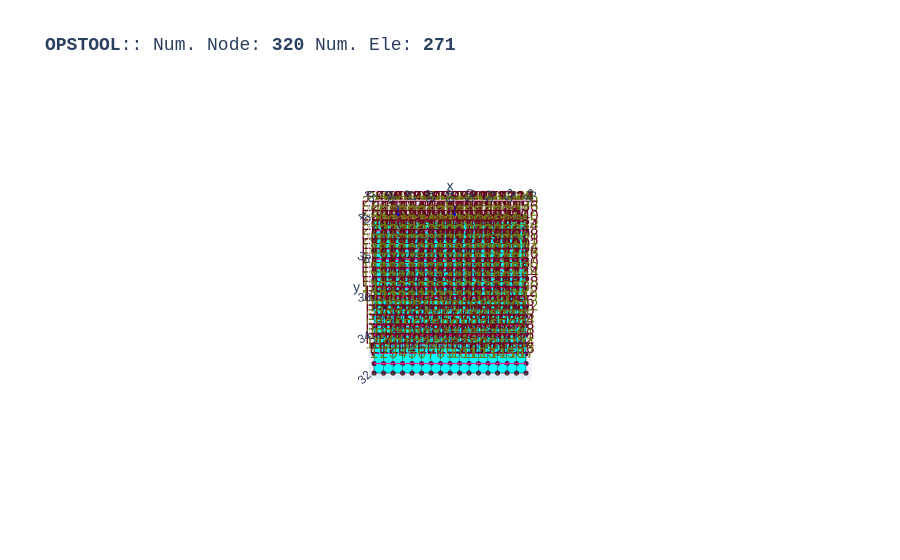

This figure's notebook cell:
### Code cell
opst.vis.plotly.plot_model(show_node_numbering=True, show_ele_numbering=True, show_nodal_loads = True)

### Figure 1 — Plotly figure (JSON) as saved in the notebook; plotly's stock layout.template omitted (floating-point values rounded to 4 significant figures; data arrays with more than 128 entries replaced by an {"elided": "..."} marker saying what was removed)
{"data": [{"color": "#00FFFF", "hoverinfo": "skip", "i": {"elided": "512 int values"}, "j": {"elided": "512 int values"}, "k": {"elided": "512 int values"}, "name": "FourNodeQuad", "opacity": 1, "type": "mesh3d", "x": {"elided": "1024 float values"}, "y": {"elided": "1024 float values"}, "z": {"elided": "1024 float values"}}, {"connectgaps": false, "hoverinfo": "skip", "line": {"color": "black", "width": 1}, "mode": "lines", "name": "Edge", "type": "scatter3d", "x": {"elided": "1536 float values"}, "y": {"elided": "1536 float values"}, "z": {"elided": "1536 float values"}}, {"connectgaps": false, "hoverinfo": "skip", "line": {"color": "#0652ff", "width": 5}, "mode": "lines", "name": "DispBeamColumn2d", "type": "scatter3d", "x": [45.25, 45.75, NaN, 45.75, 46.25, NaN, 46.25, 46.75, NaN, 46.75, 47.25, NaN, 47.25, 47.75, NaN, 47.75, 48.25, NaN, 48.25, 48.75, NaN, 48.75, 49.25, NaN, 49.25, 49.75, NaN, 49.75, 50.25, NaN, 50.25, 50.75, NaN, 50.75, 51.25, NaN, 51.25, 51.75, NaN, 51.75, 52.25, NaN, 52.25, 52.75, NaN], "y": [40.25, 40.25, NaN, 40.25, 40.25, NaN, 40.25, 40.25, NaN, 40.25, 40.25, NaN, 40.25, 40.25, NaN, 40.25, 40.25, NaN, 40.25, 40.25, NaN, 40.25, 40.25, NaN, 40.25, 40.25, NaN, 40.25, 40.25, NaN, 40.25, 40.25, NaN, 40.25, 40.25, NaN, 40.25, 40.25, NaN, 40.25, 40.25, NaN, 40.25, 40.25, NaN], "z": [0.0, 0.0, NaN, 0.0, 0.0, NaN, 0.0, 0.0, NaN, 0.0, 0.0, NaN, 0.0, 0.0, NaN, 0.0, 0.0, NaN, 0.0, 0.0, NaN, 0.0, 0.0, NaN, 0.0, 0.0, NaN, 0.0, 0.0, NaN, 0.0, 0.0, NaN, 0.0, 0.0, NaN, 0.0, 0.0, NaN, 0.0, 0.0, NaN, 0.0, 0.0, NaN]}, {"connectgaps": false, "hoverinfo": "skip", "line": {"color": "#ff9408", "width": 5}, "mode": "lines", "name": "BeamContact2D", "type": "scatter3d", "x": [45.5, 45.25, NaN, 45.5, 45.75, NaN, 46.0, 45.75, NaN, 46.0, 46.25, NaN, 46.5, 46.25, NaN, 46.5, 46.75, NaN, 47.0, 46.75, NaN, 47.0, 47.25, NaN, 47.5, 47.25, NaN, 47.5, 47.75, NaN, 48.0, 47.75, NaN, 48.0, 48.25, NaN, 48.5, 48.25, NaN, 48.5, 48.75, NaN, 49.0, 48.75, NaN, 49.0, 49.25, NaN, 49.5, 49.25, NaN, 49.5, 49.75, NaN, 50.0, 49.75, NaN, 50.0, 50.25, NaN, 50.5, 50.25, NaN, 50.5, 50.75, NaN, 51.0, 50.75, NaN, 51.0, 51.25, NaN, 51.5, 51.25, NaN, 51.5, 51.75, NaN, 52.0, 51.75, NaN, 52.0, 52.25, NaN, 52.5, 52.25, NaN, 52.5, 52.75, NaN], "y": [40.0, 40.25, NaN, 40.0, 40.25, NaN, 40.0, 40.25, NaN, 40.0, 40.25, NaN, 40.0, 40.25, NaN, 40.0, 40.25, NaN, 40.0, 40.25, NaN, 40.0, 40.25, NaN, 40.0, 40.25, NaN, 40.0, 40.25, NaN, 40.0, 40.25, NaN, 40.0, 40.25, NaN, 40.0, 40.25, NaN, 40.0, 40.25, NaN, 40.0, 40.25, NaN, 40.0, 40.25, NaN, 40.0, 40.25, NaN, 40.0, 40.25, NaN, 40.0, 40.25, NaN, 40.0, 40.25, NaN, 40.0, 40.25, NaN, 40.0, 40.25, NaN, 40.0, 40.25, NaN, 40.0, 40.25, NaN, 40.0, 40.25, NaN, 40.0, 40.25, NaN, 40.0, 40.25, NaN, 40.0, 40.25, NaN, 40.0, 40.25, NaN, 40.0, 40.25, NaN], "z": [0.0, 0.0, NaN, 0.0, 0.0, NaN, 0.0, 0.0, NaN, 0.0, 0.0, NaN, 0.0, 0.0, NaN, 0.0, 0.0, NaN, 0.0, 0.0, NaN, 0.0, 0.0, NaN, 0.0, 0.0, NaN, 0.0, 0.0, NaN, 0.0, 0.0, NaN, 0.0, 0.0, NaN, 0.0, 0.0, NaN, 0.0, 0.0, NaN, 0.0, 0.0, NaN, 0.0, 0.0, NaN, 0.0, 0.0, NaN, 0.0, 0.0, NaN, 0.0, 0.0, NaN, 0.0, 0.0, NaN, 0.0, 0.0, NaN, 0.0, 0.0, NaN, 0.0, 0.0, NaN, 0.0, 0.0, NaN, 0.0, 0.0, NaN, 0.0, 0.0, NaN, 0.0, 0.0, NaN, 0.0, 0.0, NaN, 0.0, 0.0, NaN, 0.0, 0.0, NaN]}, {"customdata": {"elided": "256 str values"}, "hovertemplate": "%{customdata}", "marker": {"color": "#00FFFF", "size": 3, "symbol": "diamond-open"}, "mode": "markers", "name": "FourNodeQuad", "type": "scatter3d", "x": {"elided": "256 float values"}, "y": {"elided": "256 float values"}, "z": {"elided": "256 float values"}}, {"customdata": ["eleTag: 400<br>connectedNodes:<br> [290 291]", "eleTag: 401<br>connectedNodes:<br> [291 292]", "eleTag: 402<br>connectedNodes:<br> [292 293]", "eleTag: 403<br>connectedNodes:<br> [293 294]", "eleTag: 404<br>connectedNodes:<br> [294 295]", "eleTag: 405<br>connectedNodes:<br> [295 296]", "eleTag: 406<br>connectedNodes:<br> [296 297]", "eleTag: 407<br>connectedNodes:<br> [297 298]", "eleTag: 408<br>connectedNodes:<br> [298 299]", "eleTag: 409<br>connectedNodes:<br> [299 300]", "eleTag: 410<br>connectedNodes:<br> [300 301]", "eleTag: 411<br>connectedNodes:<br> [301 302]", "eleTag: 412<br>connectedNodes:<br> [302 303]", "eleTag: 413<br>connectedNodes:<br> [303 304]", "eleTag: 414<br>connectedNodes:<br> [304 305]"], "hovertemplate": "%{customdata}", "marker": {"color": "#0652ff", "size": 3, "symbol": "diamond-open"}, "mode": "markers", "name": "DispBeamColumn2d", "type": "scatter3d", "x": [45.5, 46.0, 46.5, 47.0, 47.5, 48.0, 48.5, 49.0, 49.5, 50.0, 50.5, 51.0, 51.5, 52.0, 52.5], "y": [40.25, 40.25, 40.25, 40.25, 40.25, 40.25, 40.25, 40.25, 40.25, 40.25, 40.25, 40.25, 40.25, 40.25, 40.25], "z": [0.0, 0.0, 0.0, 0.0, 0.0, 0.0, 0.0, 0.0, 0.0, 0.0, 0.0, 0.0, 0.0, 0.0, 0.0]}, {"customdata": ["eleTag: 3050<br>connectedNodes:<br> [274 290]", "eleTag: 3050<br>connectedNodes:<br> [274 291]", "eleTag: 3051<br>connectedNodes:<br> [275 291]", "eleTag: 3051<br>connectedNodes:<br> [275 292]", "eleTag: 3052<br>connectedNodes:<br> [276 292]", "eleTag: 3052<br>connectedNodes:<br> [276 293]", "eleTag: 3053<br>connectedNodes:<br> [277 293]", "eleTag: 3053<br>connectedNodes:<br> [277 294]", "eleTag: 3054<br>connectedNodes:<br> [278 294]", "eleTag: 3054<br>connectedNodes:<br> [278 295]", "eleTag: 3055<br>connectedNodes:<br> [279 295]", "eleTag: 3055<br>connectedNodes:<br> [279 296]", "eleTag: 3056<br>connectedNodes:<br> [280 296]", "eleTag: 3056<br>connectedNodes:<br> [280 297]", "eleTag: 3057<br>connectedNodes:<br> [281 297]", "eleTag: 3057<br>connectedNodes:<br> [281 298]", "eleTag: 3058<br>connectedNodes:<br> [282 298]", "eleTag: 3058<br>connectedNodes:<br> [282 299]", "eleTag: 3059<br>connectedNodes:<br> [283 299]", "eleTag: 3059<br>connectedNodes:<br> [283 300]", "eleTag: 3060<br>connectedNodes:<br> [284 300]", "eleTag: 3060<br>connectedNodes:<br> [284 301]", "eleTag: 3061<br>connectedNodes:<br> [285 301]", "eleTag: 3061<br>connectedNodes:<br> [285 302]", "eleTag: 3062<br>connectedNodes:<br> [286 302]", "eleTag: 3062<br>connectedNodes:<br> [286 303]", "eleTag: 3063<br>connectedNodes:<br> [287 303]", "eleTag: 3063<br>connectedNodes:<br> [287 304]", "eleTag: 3064<br>connectedNodes:<br> [288 304]", "eleTag: 3064<br>connectedNodes:<br> [288 305]"], "hovertemplate": "%{customdata}", "marker": {"color": "#ff9408", "size": 3, "symbol": "diamond-open"}, "mode": "markers", "name": "BeamContact2D", "type": "scatter3d", "x": [45.38, 45.62, 45.88, 46.12, 46.38, 46.62, 46.88, 47.12, 47.38, 47.62, 47.88, 48.12, 48.38, 48.62, 48.88, 49.12, 49.38, 49.62, 49.88, 50.12, 50.38, 50.62, 50.88, 51.12, 51.38, 51.62, 51.88, 52.12, 52.38, 52.62], "y": [40.12, 40.12, 40.12, 40.12, 40.12, 40.12, 40.12, 40.12, 40.12, 40.12, 40.12, 40.12, 40.12, 40.12, 40.12, 40.12, 40.12, 40.12, 40.12, 40.12, 40.12, 40.12, 40.12, 40.12, 40.12, 40.12, 40.12, 40.12, 40.12, 40.12], "z": [0.0, 0.0, 0.0, 0.0, 0.0, 0.0, 0.0, 0.0, 0.0, 0.0, 0.0, 0.0, 0.0, 0.0, 0.0, 0.0, 0.0, 0.0, 0.0, 0.0, 0.0, 0.0, 0.0, 0.0, 0.0, 0.0, 0.0, 0.0, 0.0, 0.0]}, {"customdata": {"elided": "320 str values"}, "hovertemplate": "x: %{x}<br>y: %{y}<br>z: %{z} <br>nodeTag: %{customdata}", "marker": {"color": "#580f41", "size": 3, "symbol": "circle"}, "mode": "markers", "name": "Nodes", "type": "scatter3d", "x": {"elided": "320 float values"}, "y": {"elided": "320 float values"}, "z": {"elided": "320 float values"}}, {"mode": "text", "name": "Node Tag", "text": {"elided": "320 str values"}, "textfont": {"color": "#6e750e", "size": 15}, "type": "scatter3d", "x": {"elided": "320 float values"}, "y": {"elided": "320 float values"}, "z": {"elided": "320 float values"}}, {"mode": "text", "name": "Element Tag", "text": {"elided": "271 str values"}, "textfont": {"color": "#650021", "size": 15}, "type": "scatter3d", "x": {"elided": "271 float values"}, "y": {"elided": "271 float values"}, "z": {"elided": "271 float values"}}, {"connectgaps": false, "hoverinfo": "skip", "line": {"color": "#15b01a", "width": 1}, "mode": "lines", "name": "BC", "type": "scatter3d", "x": {"elided": "384 float values"}, "y": {"elided": "384 float values"}, "z": {"elided": "384 float values"}}, {"connectgaps": false, "hoverinfo": "skip", "line": {"color": "#FF1493", "width": 2.5}, "mode": "lines", "name": "mp constraint", "type": "scatter3d", "x": [45.0, 53.0, NaN, 45.0, 53.0, NaN, 45.0, 53.0, NaN, 45.0, 53.0, NaN, 45.0, 53.0, NaN, 45.0, 53.0, NaN, 45.0, 53.0, NaN, 45.0, 53.0, NaN, 45.0, 53.0, NaN, 45.0, 53.0, NaN, 45.0, 53.0, NaN, 45.0, 53.0, NaN, 45.0, 53.0, NaN, 45.0, 53.0, NaN, 45.0, 53.0, NaN, 45.0, 53.0, NaN], "y": [32.5, 32.5, NaN, 33.0, 33.0, NaN, 33.5, 33.5, NaN, 34.0, 34.0, NaN, 34.5, 34.5, NaN, 35.0, 35.0, NaN, 35.5, 35.5, NaN, 36.0, 36.0, NaN, 36.5, 36.5, NaN, 37.0, 37.0, NaN, 37.5, 37.5, NaN, 38.0, 38.0, NaN, 38.5, 38.5, NaN, 39.0, 39.0, NaN, 39.5, 39.5, NaN, 40.0, 40.0, NaN], "z": [0.0, 0.0, NaN, 0.0, 0.0, NaN, 0.0, 0.0, NaN, 0.0, 0.0, NaN, 0.0, 0.0, NaN, 0.0, 0.0, NaN, 0.0, 0.0, NaN, 0.0, 0.0, NaN, 0.0, 0.0, NaN, 0.0, 0.0, NaN, 0.0, 0.0, NaN, 0.0, 0.0, NaN, 0.0, 0.0, NaN, 0.0, 0.0, NaN, 0.0, 0.0, NaN, 0.0, 0.0, NaN]}, {"connectgaps": false, "hovertemplate": "<b>%{text}</b>", "line": {"color": "#0000ff", "width": 5}, "mode": "lines", "name": "<b>Pattern 1</b><br>Nodal Load", "text": ["0.00e+00", "0.00e+00", "0.00e+00", "0.00e+00", "0.00e+00", "0.00e+00"], "type": "scatter3d", "x": [49.25, 49.25, NaN, 46.25, 46.25, NaN], "y": [40.25, 40.25, NaN, 40.25, 40.25, NaN], "z": [0.0, 0.0, NaN, 0.0, 0.0, NaN]}, {"color": "#0000ff", "hovertemplate": "<b>%{text}", "i": [0, 0, 1, 1, 2, 2, 3, 3, 4, 4, 5, 5, 6, 6, 7, 7, 8, 8, 9, 9, 10, 10, 11, 11, 12, 12, 13, 13, 14, 14, 15, 15, 18, 18, 19, 19, 20, 20, 21, 21, 22, 22, 23, 23, 24, 24, 25, 25, 26, 26, 27, 27, 28, 28, 29, 29, 30, 30, 31, 31, 32, 32, 33, 33], "j": [1, 1, 2, 2, 3, 3, 4, 4, 5, 5, 6, 6, 7, 7, 8, 8, 9, 9, 10, 10, 11, 11, 12, 12, 13, 13, 14, 14, 15, 15, 0, 0, 19, 19, 20, 20, 21, 21, 22, 22, 23, 23, 24, 24, 25, 25, 26, 26, 27, 27, 28, 28, 29, 29, 30, 30, 31, 31, 32, 32, 33, 33, 18, 18], "k": [16, 17, 16, 17, 16, 17, 16, 17, 16, 17, 16, 17, 16, 17, 16, 17, 16, 17, 16, 17, 16, 17, 16, 17, 16, 17, 16, 17, 16, 17, 16, 17, 34, 35, 34, 35, 34, 35, 34, 35, 34, 35, 34, 35, 34, 35, 34, 35, 34, 35, 34, 35, 34, 35, 34, 35, 34, 35, 34, 35, 34, 35, 34, 35], "name": "<b>Pattern 1</b><br>Nodal Load", "text": ["0.00e+00", "0.00e+00", "0.00e+00", "0.00e+00", "0.00e+00", "0.00e+00", "0.00e+00", "0.00e+00", "0.00e+00", "0.00e+00", "0.00e+00", "0.00e+00", "0.00e+00", "0.00e+00", "0.00e+00", "0.00e+00", "0.00e+00", "0.00e+00", "0.00e+00", "0.00e+00", "0.00e+00", "0.00e+00", "0.00e+00", "0.00e+00", "0.00e+00", "0.00e+00", "0.00e+00", "0.00e+00", "0.00e+00", "0.00e+00", "0.00e+00", "0.00e+00", "0.00e+00", "0.00e+00", "0.00e+00", "0.00e+00"], "type": "mesh3d", "x": [49.25, 49.25, 49.25, 49.25, 49.25, 49.25, 49.25, 49.25, 49.25, 49.25, 49.25, 49.25, 49.25, 49.25, 49.25, 49.25, 49.25, 49.25, 46.25, 46.25, 46.25, 46.25, 46.25, 46.25, 46.25, 46.25, 46.25, 46.25, 46.25, 46.25, 46.25, 46.25, 46.25, 46.25, 46.25, 46.25], "y": [40.25, 40.25, 40.25, 40.25, 40.25, 40.25, 40.25, 40.25, 40.25, 40.25, 40.25, 40.25, 40.25, 40.25, 40.25, 40.25, 40.25, 40.25, 40.25, 40.25, 40.25, 40.25, 40.25, 40.25, 40.25, 40.25, 40.25, 40.25, 40.25, 40.25, 40.25, 40.25, 40.25, 40.25, 40.25, 40.25], "z": [0.0, 0.0, 0.0, 0.0, 0.0, 0.0, 0.0, 0.0, 0.0, 0.0, 0.0, 0.0, 0.0, 0.0, 0.0, 0.0, 0.0, 0.0, 0.0, 0.0, 0.0, 0.0, 0.0, 0.0, 0.0, 0.0, 0.0, 0.0, 0.0, 0.0, 0.0, 0.0, 0.0, 0.0, 0.0, 0.0]}, {"connectgaps": false, "hovertemplate": "<b>%{text}</b>", "line": {"color": "#0000ff", "width": 5}, "mode": "lines", "name": "<b>Pattern 1</b><br>Nodal Load", "text": ["-5.00e+00", "-5.00e+00", "-5.00e+00", "-5.00e+00", "-5.00e+00", "-5.00e+00"], "type": "scatter3d", "x": [49.25, 49.25, NaN, 46.25, 46.25, NaN], "y": [40.83, 40.42, NaN, 40.83, 40.42, NaN], "z": [0.0, 0.0, NaN, 0.0, 0.0, NaN]}, {"color": "#0000ff", "hovertemplate": "<b>%{text}", "i": [0, 0, 1, 1, 2, 2, 3, 3, 4, 4, 5, 5, 6, 6, 7, 7, 8, 8, 9, 9, 10, 10, 11, 11, 12, 12, 13, 13, 14, 14, 15, 15, 18, 18, 19, 19, 20, 20, 21, 21, 22, 22, 23, 23, 24, 24, 25, 25, 26, 26, 27, 27, 28, 28, 29, 29, 30, 30, 31, 31, 32, 32, 33, 33], "j": [1, 1, 2, 2, 3, 3, 4, 4, 5, 5, 6, 6, 7, 7, 8, 8, 9, 9, 10, 10, 11, 11, 12, 12, 13, 13, 14, 14, 15, 15, 0, 0, 19, 19, 20, 20, 21, 21, 22, 22, 23, 23, 24, 24, 25, 25, 26, 26, 27, 27, 28, 28, 29, 29, 30, 30, 31, 31, 32, 32, 33, 33, 18, 18], "k": [16, 17, 16, 17, 16, 17, 16, 17, 16, 17, 16, 17, 16, 17, 16, 17, 16, 17, 16, 17, 16, 17, 16, 17, 16, 17, 16, 17, 16, 17, 16, 17, 34, 35, 34, 35, 34, 35, 34, 35, 34, 35, 34, 35, 34, 35, 34, 35, 34, 35, 34, 35, 34, 35, 34, 35, 34, 35, 34, 35, 34, 35, 34, 35], "name": "<b>Pattern 1</b><br>Nodal Load", "text": ["-5.00e+00", "-5.00e+00", "-5.00e+00", "-5.00e+00", "-5.00e+00", "-5.00e+00", "-5.00e+00", "-5.00e+00", "-5.00e+00", "-5.00e+00", "-5.00e+00", "-5.00e+00", "-5.00e+00", "-5.00e+00", "-5.00e+00", "-5.00e+00", "-5.00e+00", "-5.00e+00", "-5.00e+00", "-5.00e+00", "-5.00e+00", "-5.00e+00", "-5.00e+00", "-5.00e+00", "-5.00e+00", "-5.00e+00", "-5.00e+00", "-5.00e+00", "-5.00e+00", "-5.00e+00", "-5.00e+00", "-5.00e+00", "-5.00e+00", "-5.00e+00", "-5.00e+00", "-5.00e+00"], "type": "mesh3d", "x": [49.33, 49.33, 49.31, 49.28, 49.24, 49.21, 49.18, 49.17, 49.17, 49.18, 49.21, 49.24, 49.28, 49.31, 49.33, 49.33, 49.25, 49.25, 46.33, 46.33, 46.31, 46.28, 46.24, 46.21, 46.18, 46.17, 46.17, 46.18, 46.21, 46.24, 46.28, 46.31, 46.33, 46.33, 46.25, 46.25], "y": [40.42, 40.42, 40.42, 40.42, 40.42, 40.42, 40.42, 40.42, 40.42, 40.42, 40.42, 40.42, 40.42, 40.42, 40.42, 40.42, 40.42, 40.21, 40.42, 40.42, 40.42, 40.42, 40.42, 40.42, 40.42, 40.42, 40.42, 40.42, 40.42, 40.42, 40.42, 40.42, 40.42, 40.42, 40.42, 40.21], "z": [0.0, 0.03356, 0.06131, 0.07846, 0.08205, 0.07145, 0.04849, 0.01715, -0.01715, -0.04849, -0.07145, -0.08205, -0.07846, -0.06131, -0.03356, -2.021e-17, 0.0, 0.0, 0.0, 0.03356, 0.06131, 0.07846, 0.08205, 0.07145, 0.04849, 0.01715, -0.01715, -0.04849, -0.07145, -0.08205, -0.07846, -0.06131, -0.03356, -2.021e-17, 0.0, 0.0]}, {"connectgaps": false, "hovertemplate": "<b>%{text}</b>", "line": {"color": "#0000ff", "width": 5}, "mode": "lines", "name": "<b>Pattern 1</b><br>Nodal Load", "text": ["0.00e+00", "0.00e+00", "0.00e+00", "0.00e+00", "0.00e+00", "0.00e+00"], "type": "scatter3d", "x": [49.25, 49.25, NaN, 46.25, 46.25, NaN], "y": [40.25, 40.25, NaN, 40.25, 40.25, NaN], "z": [0.0, 0.0, NaN, 0.0, 0.0, NaN]}, {"color": "#0000ff", "hovertemplate": "<b>%{text}", "i": [0, 0, 1, 1, 2, 2, 3, 3, 4, 4, 5, 5, 6, 6, 7, 7, 8, 8, 9, 9, 10, 10, 11, 11, 12, 12, 13, 13, 14, 14, 15, 15, 18, 18, 19, 19, 20, 20, 21, 21, 22, 22, 23, 23, 24, 24, 25, 25, 26, 26, 27, 27, 28, 28, 29, 29, 30, 30, 31, 31, 32, 32, 33, 33], "j": [1, 1, 2, 2, 3, 3, 4, 4, 5, 5, 6, 6, 7, 7, 8, 8, 9, 9, 10, 10, 11, 11, 12, 12, 13, 13, 14, 14, 15, 15, 0, 0, 19, 19, 20, 20, 21, 21, 22, 22, 23, 23, 24, 24, 25, 25, 26, 26, 27, 27, 28, 28, 29, 29, 30, 30, 31, 31, 32, 32, 33, 33, 18, 18], "k": [16, 17, 16, 17, 16, 17, 16, 17, 16, 17, 16, 17, 16, 17, 16, 17, 16, 17, 16, 17, 16, 17, 16, 17, 16, 17, 16, 17, 16, 17, 16, 17, 34, 35, 34, 35, 34, 35, 34, 35, 34, 35, 34, 35, 34, 35, 34, 35, 34, 35, 34, 35, 34, 35, 34, 35, 34, 35, 34, 35, 34, 35, 34, 35], "name": "<b>Pattern 1</b><br>Nodal Load", "text": ["0.00e+00", "0.00e+00", "0.00e+00", "0.00e+00", "0.00e+00", "0.00e+00", "0.00e+00", "0.00e+00", "0.00e+00", "0.00e+00", "0.00e+00", "0.00e+00", "0.00e+00", "0.00e+00", "0.00e+00", "0.00e+00", "0.00e+00", "0.00e+00", "0.00e+00", "0.00e+00", "0.00e+00", "0.00e+00", "0.00e+00", "0.00e+00", "0.00e+00", "0.00e+00", "0.00e+00", "0.00e+00", "0.00e+00", "0.00e+00", "0.00e+00", "0.00e+00", "0.00e+00", "0.00e+00", "0.00e+00", "0.00e+00"], "type": "mesh3d", "x": [49.25, 49.25, 49.25, 49.25, 49.25, 49.25, 49.25, 49.25, 49.25, 49.25, 49.25, 49.25, 49.25, 49.25, 49.25, 49.25, 49.25, 49.25, 46.25, 46.25, 46.25, 46.25, 46.25, 46.25, 46.25, 46.25, 46.25, 46.25, 46.25, 46.25, 46.25, 46.25, 46.25, 46.25, 46.25, 46.25], "y": [40.25, 40.25, 40.25, 40.25, 40.25, 40.25, 40.25, 40.25, 40.25, 40.25, 40.25, 40.25, 40.25, 40.25, 40.25, 40.25, 40.25, 40.25, 40.25, 40.25, 40.25, 40.25, 40.25, 40.25, 40.25, 40.25, 40.25, 40.25, 40.25, 40.25, 40.25, 40.25, 40.25, 40.25, 40.25, 40.25], "z": [0.0, 0.0, 0.0, 0.0, 0.0, 0.0, 0.0, 0.0, 0.0, 0.0, 0.0, 0.0, 0.0, 0.0, 0.0, 0.0, 0.0, 0.0, 0.0, 0.0, 0.0, 0.0, 0.0, 0.0, 0.0, 0.0, 0.0, 0.0, 0.0, 0.0, 0.0, 0.0, 0.0, 0.0, 0.0, 0.0]}], "layout": {"autosize": true, "font": {"family": "Arial, sans-serif"}, "scene": {"aspectmode": "data", "camera": {"eye": {"x": 0, "y": -0.1, "z": 10}}, "dragmode": "pan", "xaxis": {"showbackground": false}, "yaxis": {"showbackground": false}, "zaxis": {"showbackground": true, "showgrid": true, "showticklabels": false, "ticks": "", "title": {"text": ""}, "visible": true}}, "showlegend": false, "title": {"font": {"family": "courier", "size": 18}, "text": "<b>OPSTOOL</b>:: Num. Node: <b>320</b> Num. Ele: <b>271</b>"}}}
